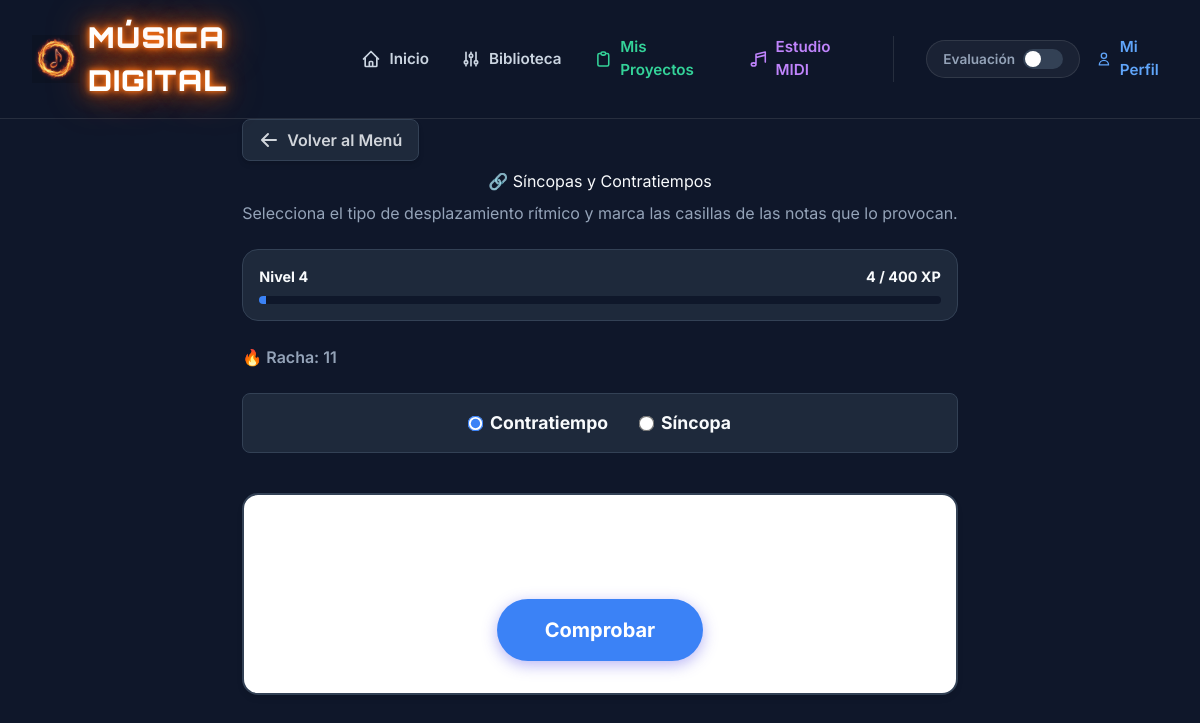
/juego/sincopas-contratiempos/ (signed in), run on the app's committed database.
### trainer/models.py (models this page shows, shortened)
class Game(models.Model):
    slug = models.SlugField(unique=True)
    name = models.CharField(max_length=100)
    description = models.TextField()
    order = models.IntegerField(default=1)
    recommended_accuracy = models.IntegerField(default=0)
    recommended_attempts = models.IntegerField(default=0)

class Score(models.Model):
    user = models.ForeignKey(User, on_delete=models.CASCADE, related_name='scores')
    game = models.ForeignKey(Game, on_delete=models.CASCADE)
    level = models.IntegerField(default=1)
    total_points = models.IntegerField(default=0)
    max_streak = models.IntegerField(default=0)
    current_streak = models.IntegerField(default=0)
    correct_answers = models.IntegerField(default=0)
    total_answers = models.IntegerField(default=0)
    class Meta:
        unique_together = ('user', 'game')
    @property
    def level_info(self):
        thresholds = [0, 100, 300, 600, 1000, 1500, 2100, 2800, 3600, 4500]
        xp = self.total_points
        level = 1
        for i, threshold in enumerate(thresholds):
            if xp < threshold:
                break
            level = i + 1
        if level <= len(thresholds) - 1:
            current_level_base = thresholds[level - 1]
            next_level_base = thresholds[level]
        else:
            current_level_base = thresholds[-1] + (level - len(thresholds)) * 1000
            next_level_base = current_level_base + 1000
        xp_in_level = xp - current_level_base
        xp_needed = next_level_base - current_level_base
        progress_percentage = min(100, int((xp_in_level / xp_needed) * 100))
        return {
            'level': level,
            'xp_in_level': xp_in_level,
            'xp_needed': xp_needed,
            'progress_percentage': progress_percentage
        }

### trainer/views.py (the view)
# urls.py: path('juego/sincopas-contratiempos/', views.trainer_sincopas_contratiempos, name='trainer_sincopas_contratiempos'),
@login_required
def trainer_sincopas_contratiempos(request):
    game = get_object_or_404(Game, slug='sincopas-contratiempos')
    score, _ = Score.objects.get_or_create(user=request.user, game=game)
    stats_data = get_game_stats(request.user, game)
    context = {
        'game': game,
        'score': score,
        'incorrect_answers': stats_data['incorrect_answers'],
        'avg_time': stats_data['avg_time']
    }
    return render(request, 'trainer/trainer_sincopas.html', context)

### trainer/views.py (called while the page is built, shortened)
def parse_interval_size(presented_question):
    if '-' not in presented_question:
        return presented_question

### templates/trainer/trainer_sincopas.html (shortened to what this page needs)
{% extends 'base.html' %}
{% block content %}
<div class="trainer-container">
    <div class="top-nav">
        <a href="{% url 'entrenador_index' %}" class="inline-flex items-center gap-2 px-4 py-2 bg-slate-800 hover:bg-slate-700 border border-slate-700 hover:border-slate-600 text-gray-300 hover:text-white rounded-lg font-semibold transition-all shadow-md">
            <svg xmlns="http://www.w3.org/2000/svg" class="h-5 w-5" viewBox="0 0 20 20" fill="currentColor">
                <path fill-rule="evenodd" d="M9.707 16.707a1 1 0 01-1.414 0l-6-6a1 1 0 010-1.414l6-6a1 1 0 011.414 1.414L5.414 9H17a1 1 0 110 2H5.414l4.293 4.293a1 1 0 010 1.414z" clip-rule="evenodd" />
            </svg>
            Volver al Menú
        </a>
    </div>
    <div style="text-align: center; width: 100%;">
        <h1 style="margin-bottom: 0.5rem;">🔗 {{ game.name }}</h1>
        <p style="color: var(--text-secondary);">Selecciona el tipo de desplazamiento rítmico y marca las casillas de las notas que lo provocan.</p>
    </div>
    <div class="progress-container">
        <div class="progress-labels">
            <span>Nivel <span id="ui-level">{{ score.level_info.level }}</span></span>
            <span><span id="ui-xp">{{ score.level_info.xp_in_level }}</span> / <span id="ui-xp-needed">{{ score.level_info.xp_needed }}</span> XP</span>
        </div>
        <div class="progress-track">
            <div id="ui-progress-bar" class="progress-fill" style="width: {{ score.level_info.progress_percentage }}%;"></div>
        </div>
    </div>
    <div class="status-bar">
        <div>🔥 Racha: <span id="streak-counter">{{ score.current_streak }}</span></div>
    </div>
    <div class="mode-selector">
        <label>
            <input type="radio" name="rhythm_mode" value="contratiempo" checked style="accent-color: var(--primary); transform: scale(1.2);">
            Contratiempo
        </label>
        <label>
            <input type="radio" name="rhythm_mode" value="sincopa" style="accent-color: var(--primary); transform: scale(1.2);">
            Síncopa
        </label>
    </div>
    <div id="playback-area">
        <button id="btn-submit" class="btn-submit">Comprobar</button>
    </div>
</div>
{% endblock %}

### templates/base.html (style rules this page uses)
:root { --primary: #3b82f6; --primary-hover: #2563eb; --bg: #0f172a; --surface: #1e293b; --text: #f8fafc; --text-secondary: #94a3b8; --success: #10b981; --danger: #ef4444; --border: #334155; }
body { font-family: 'Inter', sans-serif; background-color: var(--bg); color: var(--text); line-height: 1.5; min-height: 100vh; display: flex; flex-direction: column; }

### templates/trainer/trainer_sincopas.html (style rules this page uses)
.trainer-container { display: flex; flex-direction: column; align-items: center; gap: 1.5rem; max-width: 800px; margin: 0 auto; }
.top-nav { width: 100%; margin-bottom: -1rem; }
.status-bar { display: flex; justify-content: space-between; width: 100%; font-weight: 600; color: var(--text-secondary); }
.progress-container { width: 100%; background: var(--surface); padding: 1rem; border-radius: 1rem; border: 1px solid var(--border); }
.progress-labels { display: flex; justify-content: space-between; font-weight: bold; margin-bottom: 0.5rem; color: var(--text); font-size: 0.9rem; }
.progress-track { width: 100%; background: var(--bg); height: 8px; border-radius: 4px; overflow: hidden; }
.progress-fill { height: 100%; background: var(--primary); transition: width 0.3s ease; }
#playback-area { background: white; border-radius: 1rem; padding: 2rem; box-shadow: 0 4px 6px -1px rgba(0, 0, 0, 0.1); border: 2px solid var(--border); width: 100%; position: relative; display: flex; flex-direction: column; align-items: center; transition: border-color 0.3s; }
.btn-submit { background: var(--primary); color: white; border: none; padding: 1rem 3rem; font-size: 1.25rem; font-weight: bold; border-radius: 50px; cursor: pointer; transition: transform 0.2s, box-shadow 0.2s; box-shadow: 0 4px 15px rgba(79, 70, 229, 0.4); margin-top: 1.5rem; }
.mode-selector { display: flex; gap: 2rem; justify-content: center; margin-bottom: 1rem; width: 100%; background: var(--surface); padding: 1rem; border-radius: 0.5rem; border: 1px solid var(--border); }
.mode-selector label { cursor: pointer; display: flex; align-items: center; gap: 0.5rem; font-weight: bold; color: var(--text); font-size: 1.1rem; }

### data on the page
Game: name "Síncopas y Contratiempos"
Score: level_info.level "4", level_info.xp_in_level "4", level_info.xp_needed "400", current_streak "11"
